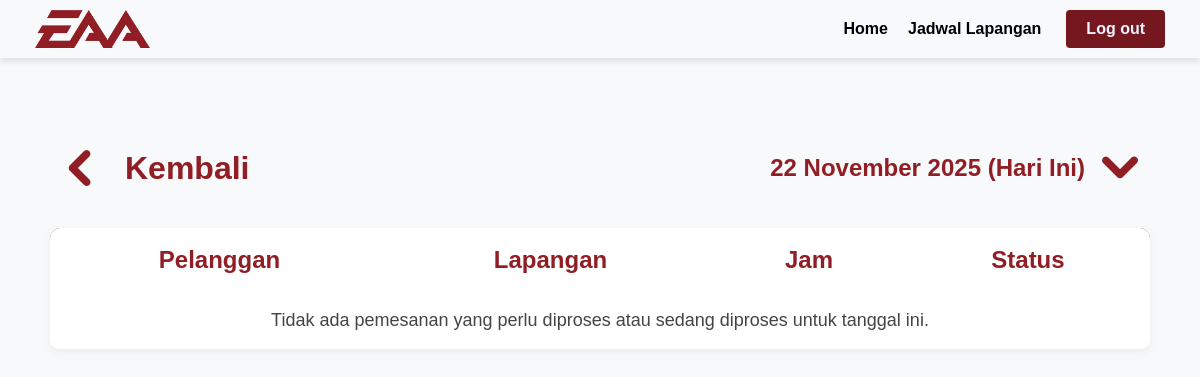
Before: /pages/datapemesanan.php (signed in) with the older database file.
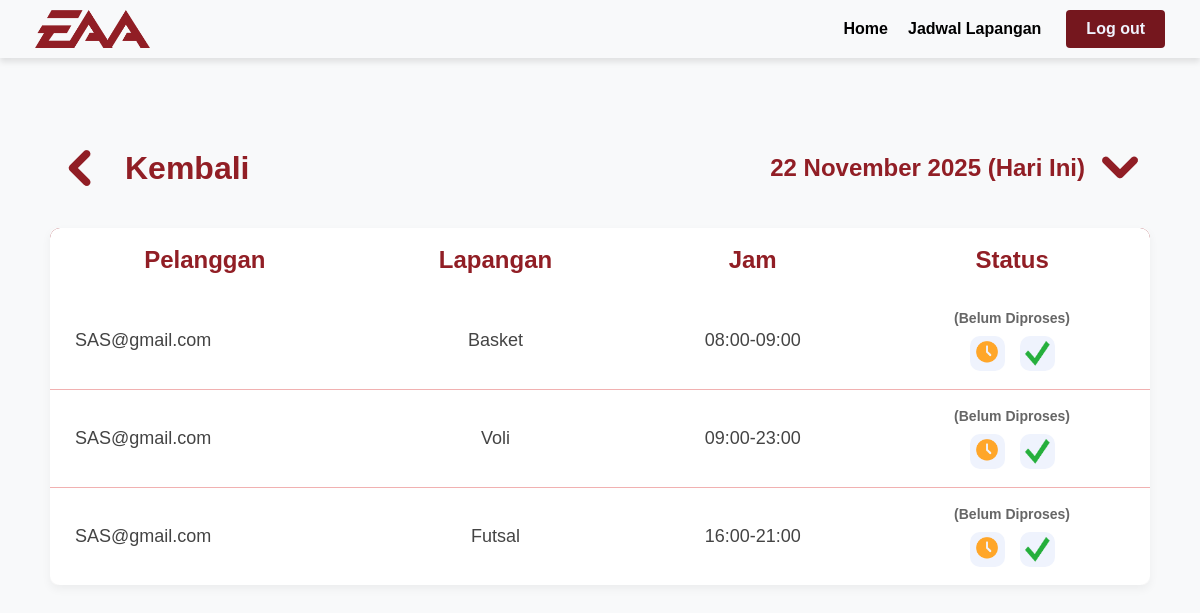
After: the same page with the newer database file.
### tables this page shows
CREATE TABLE `bookings` (
  `id` int UNSIGNED NOT NULL,
  `user_id` int UNSIGNED DEFAULT NULL,
  `court_id` int UNSIGNED NOT NULL,
  `booking_date` date NOT NULL,
  `start_time` time NOT NULL,
  `end_time` time NOT NULL,
  `total_price` decimal(12,2) NOT NULL,
  `status` varchar(20) DEFAULT 'Belum Diproses'
);

CREATE TABLE `users` (
  `id` int UNSIGNED NOT NULL,
  `email` varchar(255) NOT NULL,
  `password` varchar(255) NOT NULL,
  `role` enum('user','admin') DEFAULT 'user'
);

CREATE TABLE `courts` (
  `id` int UNSIGNED NOT NULL,
  `name` varchar(50) NOT NULL,
  `location` varchar(100) DEFAULT NULL,
  `price_per_hour` decimal(10,2) NOT NULL
);

### pages/datapemesanan.php (the view, shortened to what this page needs)
<?php
require_once '../config/db-connection.php';
$today_date = date('Y-m-d');
$tanggal_sql = isset($_GET['tanggal']) && !empty($_GET['tanggal']) ? $_GET['tanggal'] : $today_date;
$tanggal_tampil = date('j F Y', strtotime($tanggal_sql));
if ($tanggal_sql == $today_date) {
    $tanggal_tampil .= ' (Hari Ini)';
}
$bookings = [];
$sql = "SELECT b.id, u.email AS pelanggan_email, c.name AS lapangan_nama, b.start_time, b.end_time, b.status
        FROM bookings b
        JOIN users u ON b.user_id = u.id
        JOIN courts c ON b.court_id = c.id
        WHERE b.booking_date = ? AND b.status IN ('Belum Diproses', 'Diproses')
        ORDER BY b.start_time ASC";
$stmt = mysqli_prepare($connection, $sql);
if ($stmt) {
    mysqli_stmt_bind_param($stmt, "s", $tanggal_sql);
    mysqli_stmt_execute($stmt);
    $result = mysqli_stmt_get_result($stmt);
    while ($row = mysqli_fetch_assoc($result)) {
        $bookings[] = $row;
    }
}
?>
<!DOCTYPE html>
<html lang="en">
<head>
    <link rel="stylesheet" href="../css/datapemesanan.css">
    <link rel="stylesheet" href="../css/adminpanel.css">
    <link rel="stylesheet" href="../css/home.css">
</head>
<header>
    <img src="../gambar/EEA Red.png" alt="logo">
    <div class="navbar">
        <div class="link">
            <a href="home.php"><h4>Home</h4></a>
            <div class="dropdown">
                <a href="#" class="dropdown-toggle">
                    <h4>Jadwal Lapangan</h4>
                </a>
            </div>
        </div>
        <div class="login">
            <a href="../db-pages/logout.php"><h4>Log out</h4></a>
        </div>
    </div>
</header>
<body>
    <div class="head_table">
        <div class="back">
            <a href="adminpanel.php">
                <img src="../gambar/left_arrow.png" alt="left arrow">
                <h1>Kembali</h1>
            </a>
        </div>
        <div class="tanggal date-dropdown-container">
            <div class="date-trigger" id="date-dropdown-toggle">
                <h1 id="selected-date" style="display: block;"><?php echo htmlspecialchars($tanggal_tampil); ?></h1>
                <img src="../gambar/down_arrow.png" alt="icon dropdown">
            </div>
        </div>
    </div>
    <div class="table-container">
        <table>
            <thead>
                <tr>
                    <th>Pelanggan</th>
                    <th>Lapangan</th>
                    <th>Jam</th>
                    <th>Status</th>
                </tr>
            </thead>
            <tbody>
                <?php if (empty($bookings)): ?>
                    <tr>
                        <td colspan="4" style="text-align:center;">Tidak ada pemesanan yang perlu diproses atau sedang diproses untuk tanggal ini.</td>
                    </tr>
                <?php else: ?>
                    <?php foreach ($bookings as $booking): ?>
                        <tr id="booking-row-<?php echo $booking['id']; ?>">
                            <td><?php echo htmlspecialchars($booking['pelanggan_email']); ?></td>
                            <td><?php echo htmlspecialchars($booking['lapangan_nama']); ?></td>
                            <td><?php echo substr($booking['start_time'], 0, 5) . '-' . substr($booking['end_time'], 0, 5); ?></td>
                            <td>
                                <div class="status-content">
                                    <p class="current-status-text">(<?php echo htmlspecialchars($booking['status']); ?>)</p>
                                    <div class="status-icons">
                                        <a href="../db-pages/update_status.php?id=<?php echo $booking['id']; ?>&status=Diproses&redirect_date=<?php echo $tanggal_sql; ?>" class="icon-wrapper icon-proses">
                                            <img src="../gambar/time2.png" alt="Proses">
                                        </a>
                                        <a href="../db-pages/update_status.php?id=<?php echo $booking['id']; ?>&status=Sudah Diproses&redirect_date=<?php echo $tanggal_sql; ?>" class="icon-wrapper icon-selesai">
                                            <img src="../gambar/tick.png" alt="Selesai">
                                        </a>
                                    </div>
                                </div>
                            </td>
                        </tr>
                    <?php endforeach; ?>
                <?php endif; ?>
            </tbody>
        </table>
    </div>
</body>
</html>

### css/datapemesanan.css (style rules this page uses)
* { margin: 0; padding: 0; box-sizing: border-box; }
header { display: flex; justify-content: right; gap: 20px; justify-content: space-between; box-shadow: 0px 4px 6px rgba(0, 0, 0, 0.1); }
header img { width: 115px; margin-top: 10px; margin-left: 35px; margin-bottom: 10px; }
.navbar { font-family: arial; display: flex; gap: 20px; justify-content: right; margin-right: 35px; margin-top: 10px; margin-bottom: 10px; }
.navbar a { text-decoration: none; color: black; transition: color 0.3s ease; }
a { text-decoration: none; color: inherit; }
.link { display: flex; gap: 20px; padding-top: 10px; }
.head_table { font-family: arial; color: #911E25; margin-top: 80px; margin-left: 50px; margin-right: 50px; margin-bottom: 30px; display: flex; flex-direction: row; justify-content: space-between; white-space: nowrap; }
.back a { display: flex; flex-direction: row; align-items: center; gap: 15px; text-decoration: none; color: inherit; }
.back a h1 { transition: color 0.3s ease; }
body { font-family: Arial, sans-serif; background-color: #f8f9fa; color: #444; }
.table-container { margin-left: 50px; margin-right: 50px; background-color: white; border-radius: 8px; box-shadow: 0 4px 10px rgba(0, 0, 0, 0.05); overflow: hidden; }
table { width: 100%; border-collapse: collapse; font-family: Arial, sans-serif; }
th { color: #911E25; text-align: center; padding: 20px 20px; border-bottom: none; font-size: 24px; font-weight: bold; }
td { text-align: center; padding: 15px 20px; border-bottom: 1px solid #eee; }
.table-container th { color: #911E25; background-color: #fff; border-bottom: none; }
tbody tr:last-child td { border-bottom: none; }
.status-content { display: flex; flex-direction: column; align-items: center; gap: 10px; }
.current-status-text { font-size: 14px; font-weight: bold; color: #666; margin: 0; }
.status-icons { display: flex; justify-content: center; align-items: center; gap: 15px; }
.status-icons img { width: 24px; height: 24px; cursor: pointer; }
.icon-wrapper { background-color: #EFF3FD; border-radius: 10px; padding: 5px; display: flex; align-items: center; justify-content: center; transition: transform 0.2s ease, opacity 0.2s ease; }
.icon-wrapper img { width: 25px; height: 25px; cursor: pointer; object-fit: contain; }
.date-dropdown-container { position: relative; display: inline-block; }
.date-trigger { display: flex; align-items: center; gap: 5px; cursor: pointer; user-select: none; }
#selected-date { color: #911E25; font-size: 24px; font-weight: bold; margin: 0; }
.table-container th { color: #911E25; background-color: #fff; }

### css/adminpanel.css (style rules this page uses)
* { margin: 0; padding: 0; box-sizing: border-box; }
header { display: flex; justify-content: right; gap: 20px; justify-content: space-between; box-shadow: 0px 4px 6px rgba(0, 0, 0, 0.1); }
header img { width: 115px; margin-top: 10px; margin-left: 35px; margin-bottom: 10px; }
.navbar { font-family: arial; display: flex; gap: 20px; justify-content: right; margin-right: 35px; margin-top: 10px; margin-bottom: 10px; }
.navbar a { text-decoration: none; color: black; transition: color 0.3s ease; }
a { text-decoration: none; color: inherit; }
.link { display: flex; gap: 20px; padding-top: 10px; }
table { width: 100%; border-collapse: collapse; background-color: #fff; box-shadow: 0 4px 10px rgba(0, 0, 0, 0.05); border-radius: 10px; overflow: hidden; font-family: arial; }
thead tr { background-color: #911E25; color: white; text-align: center; }
th, td { padding: 18px 25px; border-bottom: 1px solid #f1b1b1; }
th { font-size: 24px; }
td { font-size: 18px; text-align: center; }
td:first-child { text-align: left; }
tbody tr:last-child td { border-bottom: none; }

Changed rows visible on the page:
added bookings: user.email "SAS@gmail.com", court.name "Basket", start_time "08:00", end_time "09:00", status "Belum Diproses"
added bookings: user.email "SAS@gmail.com", court.name "Voli", start_time "09:00", end_time "23:00", status "Belum Diproses"
added bookings: user.email "SAS@gmail.com", court.name "Futsal", start_time "16:00", end_time "21:00", status "Belum Diproses"
Other visible differences:
text no longer shown: "Tidak ada pemesanan yang perlu diproses atau sedang diproses untuk tanggal ini."
